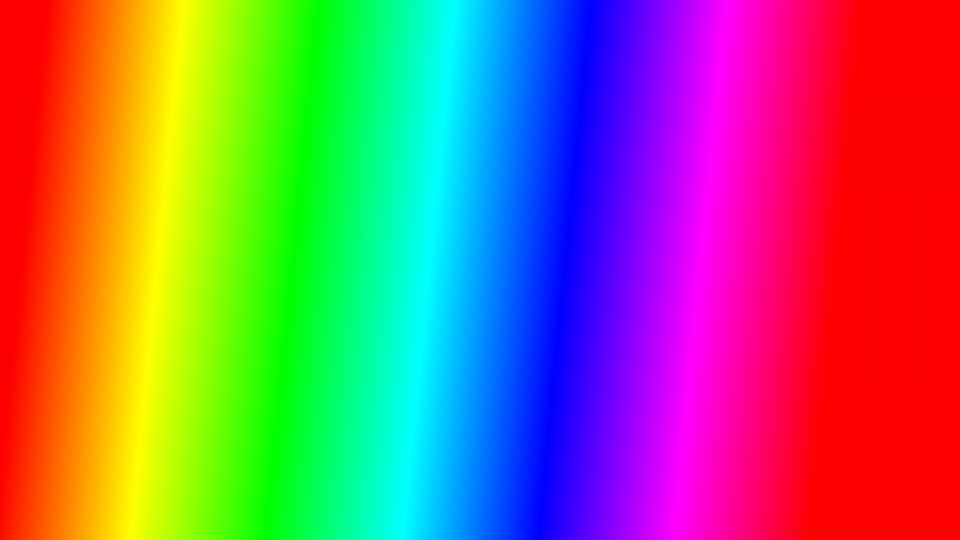
#> input picture rainbow.jpg, 1920 x 1080 px (shown at 1/2 size)
$ python Lesson7-PILimageEditing.py
#> lines starting #> are read from the running program, lines starting #| are printed output that depends on the picture
#Lesson 8 - PIL Image analysis and editing

#In this lesson I'll show you how to read data from image file and how to draw on a picture in Python

from PIL import Image, ImageDraw #Let's import this stuff (you might have to install the module)
#If you use Thonny click on top left corner Tools -> Manage packages then search for Pillow and install it.

picdata = Image.open("rainbow.jpg") #let's load rainbow.jpg
#> picdata is the input picture: PIL image 1920x1080 RGB; mean R, G, B 146.3, 108.2, 108.1
pic = picdata.load()
#now let's get RGB values from some pixels
r, g, b = pic[1,1] #get color of pixel 1x 1y, save Red Green and Blue values.
#> r = 254; g = 0; b = 0

#As you probably already know, color of pixels on computer is saved with 3 values.
#These are Red, Green and Blue, each is a value from 0 to 255.
#In PNG there is also fourth value for transparency.

print("X=1, Y=1, Red: "+str(r)+" Green: "+str(g)+" Blue: "+str(b)) #Display color info
#| X=1, Y=1, Red: 254 Green: 0 Blue: 0
#This returns "X=1, Y=1, Red: 254 Green: 0 Blue: 0" in your Shell window. That pixel is red after all.

r, g, b = pic[590,585] #now let's read the same but for a pixel in green part
#> r = 1; g = 253; b = 8
print("X=590, Y=585, Red: "+str(r)+" Green: "+str(g)+" Blue: "+str(b))
#| X=590, Y=585, Red: 1 Green: 253 Blue: 8
#It returns "X=590, Y=585, Red: 1 Green: 253 Blue: 8"

r, g, b = pic[1328,507] #now let's take a pixel which is between dark blue and pink
#> r = 185; g = 0; b = 254
print("X=1328, Y=507, Red: "+str(r)+" Green: "+str(g)+" Blue: "+str(b))
#| X=1328, Y=507, Red: 185 Green: 0 Blue: 254
#"X=1328, Y=507, Red: 185 Green: 0 Blue: 254"

#Now let's draw something on copy of this image and save it

draw = ImageDraw.Draw(picdata) #Let's call image editor
draw.line((0,0,500,300),  fill=(0,0,0), width=10) #let's draw a black line from pixel x0 y0 to x500 y300, 10 pixels wide
draw.rectangle((800, 500, 1000, 970), fill=(255,255,0), outline=None) #draw yellow rectangle
draw.polygon(((1000, 1000), (1100, 1000), (1300, 900)),fill=(255, 255, 255),outline=None) #draw white polygon
draw.ellipse((1300, 200, 1500, 300), fill=(128, 128, 128), outline=(0,0,0)) #gray ellipse
draw.text((1500, 500), "This is a text", (0,0,0))

picdata.save('MyImage.jpg') #save result image to file
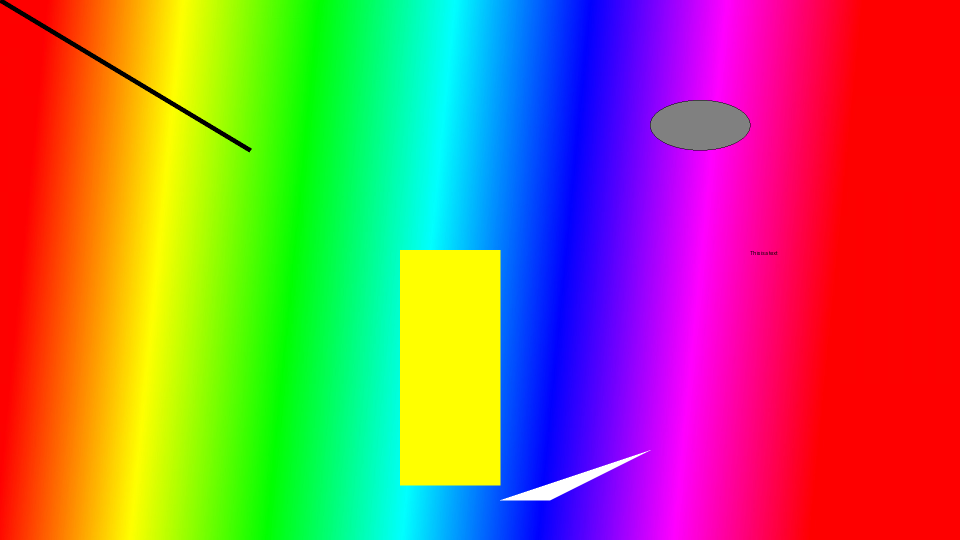
#> saved as MyImage.jpg: PIL image 1920x1080 RGB (shown at 1/2 size); mean R, G, B 157.2, 112.2, 95.7
picdata.show() #shows you the result image

canvas = Image.new("RGB", (500,250), (255, 255, 255)) #you can also create canvas from scratch instead of loading a file
#> canvas: PIL image 500x250 RGB; every value is 255
newdraw = ImageDraw.Draw(canvas)
newdraw.text((10, 10), "Hello, I'm a pink text rendered on picture. There's a square under me.", (255,2,255))
newdraw.rectangle((100, 100, 200, 200), fill=(0,0,0), outline=(255,1,0)) #
canvas.save('My2ndImage.png')
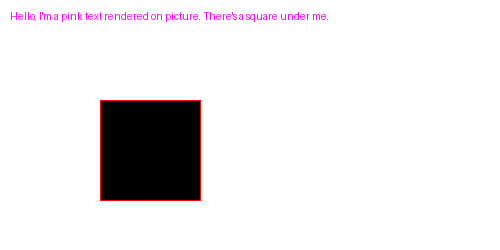
#> saved as My2ndImage.png: PIL image 500x250 RGB; mean R, G, B 235, 232.8, 234.2
canvas.show()
#Pillow has lot of other functions like resizing image etc. Everything is in module's documentation which can be found online.
